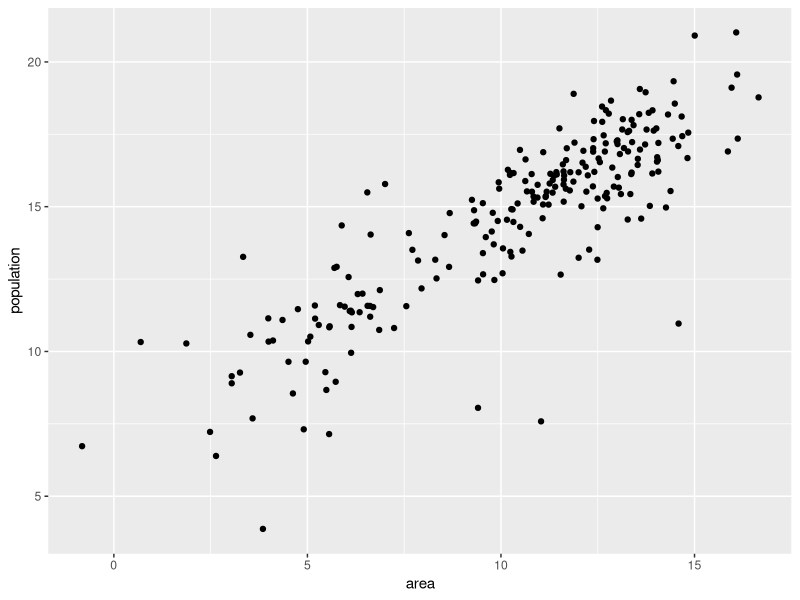
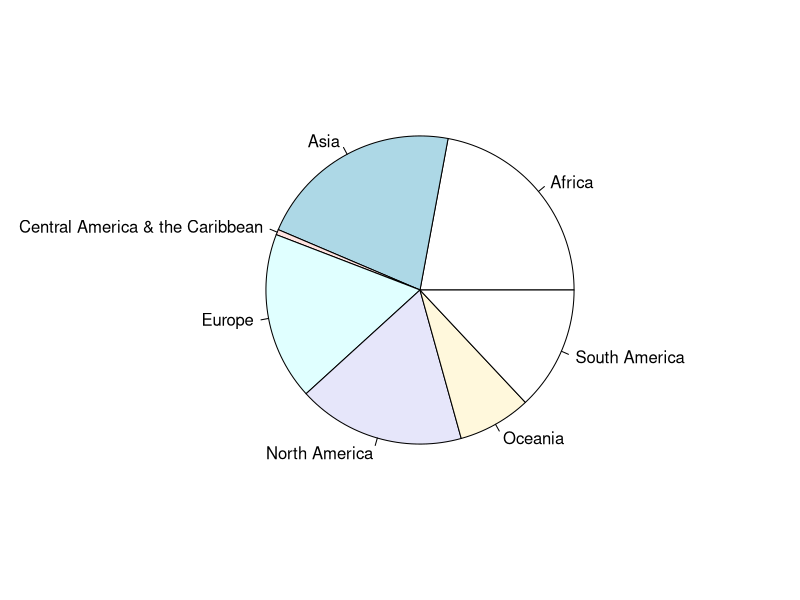
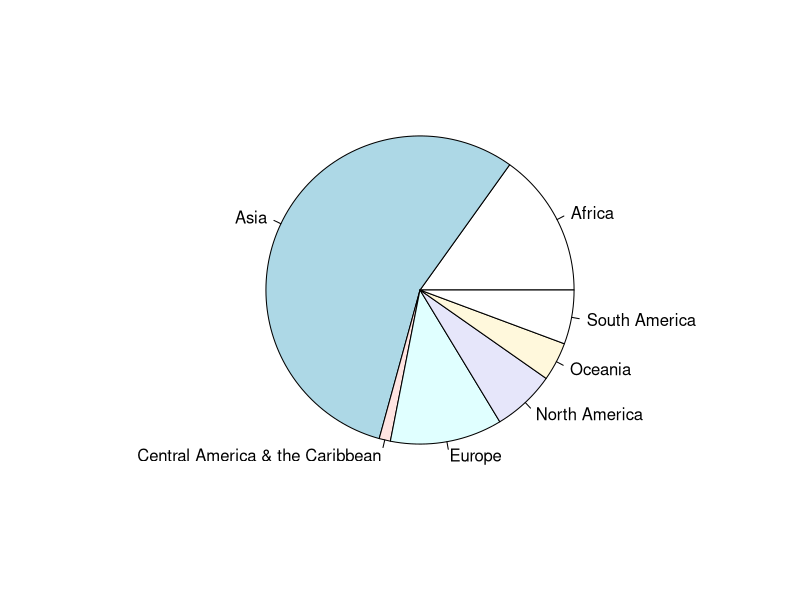

Recreate these plots in R, in order. (Note: this script raises an error after producing the figures.)
## ---- chunk 1
# Step 1 Load Data
data = read.table("countrydata_withregion.tsv",sep="\t",header=TRUE,quote="")
head(data,n=10)

# Step 2 Scatter plot of Log Transformed Data
library(ggplot2)
area = data$area
area = log(area)
population = data$population
population = log(population)
qplot(area,population)

# Step 3 Data Aggregation by Region
data.agg.area = aggregate(data$area, by=list(data$region), FUN=sum)
pie(data.agg.area$x, labels=data.agg.area$Group.1)
data$population = as.numeric(data$population)
data.agg.pop = aggregate(data$population, by=list(data$region), FUN=sum)
print(data.agg.pop)
pie(data.agg.pop$x, labels=data.agg.pop$Group.1)

# Step 4 Visualization of Population per sq km of Regions
data.new = data.frame(region = data.agg.pop$Group.1,pop.density = (data.agg.pop$x/data.agg.area$x))
newdata = data.new[order(-data.new$pop.density),] 
qplot(data.new$region, data.new$pop.density, geom = "bar",stat="identity")+ theme(axis.text.x = element_text(angle = 60, hjust = 1))
